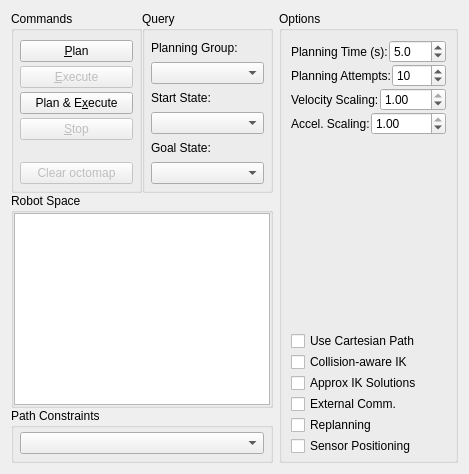
     <widget class="QWidget" name="planning">
      <attribute name="title">
       <string>Planning</string>
      </attribute>
      <layout class="QHBoxLayout" name="horizontalLayout_9">
       <item>
        <layout class="QVBoxLayout" name="verticalLayout_11">
         <property name="spacing">
          <number>0</number>
         </property>
         <item>
          <layout class="QHBoxLayout" name="horizontalLayout_7">
           <property name="spacing">
            <number>0</number>
           </property>
           <item>
            <widget class="QGroupBox" name="groupBox_9">
             <property name="title">
              <string>Commands</string>
             </property>
             <layout class="QVBoxLayout" name="verticalLayout_9">
              <property name="spacing">
               <number>4</number>
              </property>
              <property name="leftMargin">
               <number>6</number>
              </property>
              <property name="rightMargin">
               <number>6</number>
              </property>
              <property name="bottomMargin">
               <number>6</number>
              </property>
              <item>
               <widget class="QPushButton" name="plan_button">
                <property name="text">
                 <string>&amp;Plan</string>
                </property>
               </widget>
              </item>
              <item>
               <widget class="QPushButton" name="execute_button">
                <property name="enabled">
                 <bool>false</bool>
                </property>
                <property name="text">
                 <string>&amp;Execute</string>
                </property>
               </widget>
              </item>
              <item>
               <widget class="QPushButton" name="plan_and_execute_button">
                <property name="text">
                 <string>Plan &amp;&amp; E&amp;xecute</string>
                </property>
               </widget>
              </item>
              <item>
               <widget class="QPushButton" name="stop_button">
                <property name="enabled">
                 <bool>false</bool>
                </property>
                <property name="toolTip">
                 <string>Stop execution by sending a stop command to the move_group.</string>
                </property>
                <property name="text">
                 <string>&amp;Stop</string>
                </property>
               </widget>
              </item>
              <item>
               <widget class="QLabel" name="result_label">
                <property name="layoutDirection">
                 <enum>Qt::LayoutDirection::LeftToRight</enum>
                </property>
                <property name="text">
                 <string/>
                </property>
                <property name="alignment">
                 <set>Qt::AlignmentFlag::AlignCenter</set>
                </property>
                <property name="wordWrap">
                 <bool>false</bool>
                </property>
               </widget>
              </item>
              <item>
               <widget class="QPushButton" name="clear_octomap_button">
                <property name="enabled">
                 <bool>false</bool>
                </property>
                <property name="text">
                 <string>Clear octomap</string>
                </property>
               </widget>
              </item>
             </layout>
            </widget>
           </item>
           <item>
            <widget class="QGroupBox" name="groupBox_11">
             <property name="title">
              <string>Query</string>
             </property>
             <layout class="QVBoxLayout" name="verticalLayout_6">
              <property name="leftMargin">
               <number>6</number>
              </property>
              <property name="rightMargin">
               <number>6</number>
              </property>
              <property name="bottomMargin">
               <number>6</number>
              </property>
              <item>
               <layout class="QVBoxLayout" name="verticalLayout_planning_group">
                <item>
                 <widget class="QLabel" name="label_planning_group">
                  <property name="text">
                   <string>Planning Group:</string>
                  </property>
                 </widget>
                </item>
                <item>
                 <widget class="QComboBox" name="planning_group_combo_box"/>
                </item>
               </layout>
              </item>
              <item>
               <layout class="QVBoxLayout" name="verticalLayout_start_state">
                <item>
                 <widget class="QLabel" name="label_start_state">
                  <property name="text">
                   <string>Start State:</string>
                  </property>
                 </widget>
                </item>
                <item>
                 <widget class="QComboBox" name="start_state_combo_box"/>
                </item>
               </layout>
              </item>
              <item>
               <layout class="QVBoxLayout" name="verticalLayout_goal_state">
                <item>
                 <widget class="QLabel" name="label_goal_state">
                  <property name="text">
                   <string>Goal State:</string>
                  </property>
                 </widget>
                </item>
                <item>
                 <widget class="QComboBox" name="goal_state_combo_box"/>
                </item>
               </layout>
              </item>
             </layout>
            </widget>
           </item>
          </layout>
         </item>
         <item>
          <layout class="QVBoxLayout" name="verticalLayout_22">
           <item>
            <widget class="QGroupBox" name="groupBox_23">
             <property name="title">
              <string>Robot Space</string>
             </property>
             <layout class="QHBoxLayout" name="horizontalLayout_4">
              <property name="spacing">
               <number>0</number>
              </property>
              <property name="leftMargin">
               <number>0</number>
              </property>
              <property name="topMargin">
               <number>0</number>
              </property>
              <property name="rightMargin">
               <number>0</number>
              </property>
              <property name="bottomMargin">
               <number>0</number>
              </property>
              <item>
               <widget class="QTextBrowser" name="textBrowserRobotState"/>
              </item>
             </layout>
            </widget>
           </item>
          </layout>
         </item>
         <item>
          <widget class="QGroupBox" name="groupBox_12">
           <property name="title">
            <string>Path Constraints</string>
           </property>
           <layout class="QVBoxLayout" name="verticalLayout_15">
            <property name="leftMargin">
             <number>6</number>
            </property>
            <property name="topMargin">
             <number>4</number>
            </property>
            <property name="rightMargin">
             <number>6</number>
            </property>
            <property name="bottomMargin">
             <number>6</number>
            </property>
            <item>
             <widget class="QComboBox" name="path_constraints_combo_box">
              <property name="toolTip">
               <string>Select path constraints from the database. </string>
              </property>
             </widget>
            </item>
           </layout>
          </widget>
         </item>
        </layout>
       </item>
       <item>
        <layout class="QVBoxLayout" name="verticalLayout_18">
         <property name="spacing">
          <number>0</number>
         </property>
         <item>
          <widget class="QGroupBox" name="groupBox_10">
           <property name="title">
            <string>Options</string>
           </property>
           <layout class="QVBoxLayout" name="verticalLayout_10">
            <property name="spacing">
             <number>1</number>
            </property>
            <property name="bottomMargin">
             <number>4</number>
            </property>
            <item>
             <layout class="QHBoxLayout" name="horizontalLayout_3">
              <property name="spacing">
               <number>1</number>
              </property>
              <item>
               <widget class="QLabel" name="label_9">
                <property name="toolTip">
                 <string>Total time allowed for planning.  Planning stops if time or number of attempts is exceeded, or goal is reached.</string>
                </property>
                <property name="text">
                 <string>Planning Time (s):</string>
                </property>
               </widget>
              </item>
              <item>
               <widget class="QDoubleSpinBox" name="planning_time">
                <property name="sizePolicy">
                 <sizepolicy hsizetype="Minimum" vsizetype="Fixed">
                  <horstretch>0</horstretch>
                  <verstretch>0</verstretch>
                 </sizepolicy>
                </property>
                <property name="minimumSize">
                 <size>
                  <width>40</width>
                  <height>0</height>
                 </size>
                </property>
                <property name="toolTip">
                 <string>Total time allowed for planning.  Planning stops if time or number of attempts is exceeded, or goal is reached.</string>
                </property>
                <property name="decimals">
                 <number>1</number>
                </property>
                <property name="maximum">
                 <double>300.000000000000000</double>
                </property>
                <property name="value">
                 <double>5.000000000000000</double>
                </property>
               </widget>
              </item>
             </layout>
            </item>
            <item>
             <layout class="QHBoxLayout" name="horizontalLayout_15">
              <property name="spacing">
               <number>1</number>
              </property>
              <item>
               <widget class="QLabel" name="label_10">
                <property name="toolTip">
                 <string>Allowed number of planning attempts. Planning stops if time or number of attempts is exceeded, or goal is reached.</string>
                </property>
                <property name="text">
                 <string>Planning Attempts:</string>
                </property>
               </widget>
              </item>
              <item>
               <widget class="QSpinBox" name="planning_attempts">
                <property name="sizePolicy">
                 <sizepolicy hsizetype="Minimum" vsizetype="Fixed">
                  <horstretch>0</horstretch>
                  <verstretch>0</verstretch>
                 </sizepolicy>
                </property>
                <property name="minimumSize">
                 <size>
                  <width>40</width>
                  <height>0</height>
                 </size>
                </property>
                <property name="toolTip">
                 <string>Allowed number of planning attempts. Planning stops if time or number of attempts is exceeded, or goal is reached.</string>
                </property>
                <property name="maximum">
                 <number>1000</number>
                </property>
                <property name="value">
                 <number>10</number>
                </property>
               </widget>
              </item>
             </layout>
            </item>
            <item>
             <layout class="QHBoxLayout" name="horizontalLayout_10">
              <property name="spacing">
               <number>1</number>
              </property>
              <item>
               <widget class="QLabel" name="label_11">
                <property name="toolTip">
                 <string>Factor (between 0 and 1) to scale down maximum joint velocities</string>
                </property>
                <property name="text">
                 <string>Velocity Scaling:</string>
                </property>
               </widget>
              </item>
              <item>
               <widget class="QDoubleSpinBox" name="velocity_scaling_factor">
                <property name="minimumSize">
                 <size>
                  <width>40</width>
                  <height>0</height>
                 </size>
                </property>
                <property name="toolTip">
                 <string>Factor (between 0 and 1) to scale down maximum joint velocities</string>
                </property>
                <property name="maximum">
                 <double>1.000000000000000</double>
                </property>
                <property name="singleStep">
                 <double>0.100000000000000</double>
                </property>
                <property name="value">
                 <double>1.000000000000000</double>
                </property>
               </widget>
              </item>
             </layout>
            </item>
            <item>
             <layout class="QHBoxLayout" name="horizontalLayout_20">
              <property name="spacing">
               <number>1</number>
              </property>
              <item>
               <widget class="QLabel" name="label_20">
                <property name="toolTip">
                 <string>Factor (between 0 and 1) to scale down maximum joint accelerations</string>
                </property>
                <property name="text">
                 <string>Accel. Scaling:</string>
                </property>
               </widget>
              </item>
              <item>
               <widget class="QDoubleSpinBox" name="acceleration_scaling_factor">
                <property name="minimumSize">
                 <size>
                  <width>40</width>
                  <height>0</height>
                 </size>
                </property>
                <property name="toolTip">
                 <string>Factor (between 0 and 1) to scale down maximum joint accelerations</string>
                </property>
                <property name="maximum">
                 <double>1.000000000000000</double>
                </property>
                <property name="singleStep">
                 <double>0.100000000000000</double>
                </property>
                <property name="value">
                 <double>1.000000000000000</double>
                </property>
               </widget>
              </item>
             </layout>
            </item>
            <item>
             <spacer name="verticalSpacer_2">
              <property name="orientation">
               <enum>Qt::Orientation::Vertical</enum>
              </property>
              <property name="sizeHint" stdset="0">
               <size>
                <width>20</width>
                <height>40</height>
               </size>
              </property>
             </spacer>
            </item>
            <item>
             <widget class="QCheckBox" name="use_cartesian_path">
              <property name="sizePolicy">
               <sizepolicy hsizetype="Preferred" vsizetype="Fixed">
                <horstretch>0</horstretch>
                <verstretch>0</verstretch>
               </sizepolicy>
              </property>
              <property name="minimumSize">
               <size>
                <width>30</width>
                <height>0</height>
               </size>
              </property>
              <property name="toolTip">
               <string>Check this to generate a linear path in Cartesian (3D) space.

 This does not plan around obstacles. </string>
              </property>
              <property name="text">
               <string>Use Cartesian Path</string>
              </property>
              <property name="checked">
               <bool>false</bool>
              </property>
             </widget>
            </item>
            <item>
             <widget class="QCheckBox" name="collision_aware_ik">
              <property name="sizePolicy">
               <sizepolicy hsizetype="Preferred" vsizetype="Fixed">
                <horstretch>0</horstretch>
                <verstretch>0</verstretch>
               </sizepolicy>
              </property>
              <property name="minimumSize">
               <size>
                <width>30</width>
                <height>0</height>
               </size>
              </property>
              <property name="toolTip">
               <string>If checked, the IK solver tries to avoid collisions when searching for a start/end state set via the interactive marker.

This is usually achieved by random seeding, which can flip the robot configuration (e.g. elbow up/down). Note that motion planning is always collision-aware, regardless of this checkbox.</string>
              </property>
              <property name="text">
               <string>Collision-aware IK</string>
              </property>
              <property name="checked">
               <bool>false</bool>
              </property>
             </widget>
            </item>
            <item>
             <widget class="QCheckBox" name="approximate_ik">
              <property name="sizePolicy">
               <sizepolicy hsizetype="Preferred" vsizetype="Fixed">
                <horstretch>0</horstretch>
                <verstretch>0</verstretch>
               </sizepolicy>
              </property>
              <property name="minimumSize">
               <size>
                <width>30</width>
                <height>0</height>
               </size>
              </property>
              <property name="toolTip">
               <string>Allow approximate IK solutions, which deviate from the target pose. Useful when an exact solution cannot be found, e.g. for underactuated arms or when trying to reach an unreachable target.</string>
              </property>
              <property name="text">
               <string>Approx IK Solutions</string>
              </property>
             </widget>
            </item>
            <item>
             <widget class="QCheckBox" name="allow_external_program">
              <property name="sizePolicy">
               <sizepolicy hsizetype="Preferred" vsizetype="Fixed">
                <horstretch>0</horstretch>
                <verstretch>0</verstretch>
               </sizepolicy>
              </property>
              <property name="minimumSize">
               <size>
                <width>30</width>
                <height>0</height>
               </size>
              </property>
              <property name="toolTip">
               <string>Allow other nodes to control start and end poses as well as planning and execution, using ROS topics (/rviz/moveit/ ).</string>
              </property>
              <property name="text">
               <string>External Comm.</string>
              </property>
              <property name="checked">
               <bool>false</bool>
              </property>
             </widget>
            </item>
            <item>
             <widget class="QCheckBox" name="allow_replanning">
              <property name="sizePolicy">
               <sizepolicy hsizetype="Preferred" vsizetype="Fixed">
                <horstretch>0</horstretch>
                <verstretch>0</verstretch>
               </sizepolicy>
              </property>
              <property name="minimumSize">
               <size>
                <width>30</width>
                <height>0</height>
               </size>
              </property>
              <property name="toolTip">
               <string>EXPERIMENTAL: Trigger replanning if new collisions are detected during plan execution. Only works for the &quot;Plan &amp; Execute&quot; button. </string>
              </property>
              <property name="autoFillBackground">
               <bool>false</bool>
              </property>
              <property name="text">
               <string>Replanning</string>
              </property>
              <property name="checked">
               <bool>false</bool>
              </property>
             </widget>
            </item>
            <item>
             <widget class="QCheckBox" name="allow_looking">
              <property name="sizePolicy">
               <sizepolicy hsizetype="Preferred" vsizetype="Fixed">
                <horstretch>0</horstretch>
                <verstretch>0</verstretch>
               </sizepolicy>
              </property>
              <property name="minimumSize">
               <size>
                <width>30</width>
                <height>0</height>
               </size>
              </property>
              <property name="toolTip">
               <string>EXPERIMENTAL: Allows the robot to reposition its sensor to look around to resolve apparent collisions. A sensor needs to be set up and the new measurements have to affect the collision scene, otherwise it has no effect. See tutorial.</string>
              </property>
              <property name="text">
               <string>Sensor Positioning</string>
              </property>
              <property name="checked">
               <bool>false</bool>
              </property>
             </widget>
            </item>
           </layout>
          </widget>
         </item>
        </layout>
       </item>
      </layout>
     </widget>
